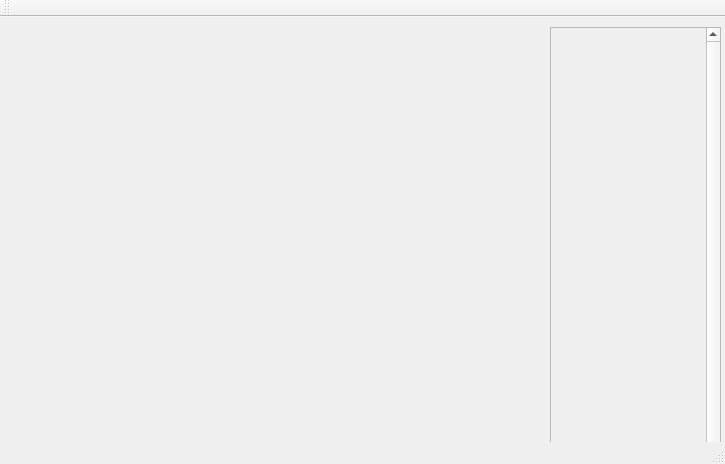
<?xml version="1.0" encoding="UTF-8"?>
<ui version="4.0">
 <class>Drag_Drop</class>
 <widget class="QMainWindow" name="Drag_Drop">
  <property name="geometry">
   <rect>
    <x>0</x>
    <y>0</y>
    <width>725</width>
    <height>464</height>
   </rect>
  </property>
  <property name="windowTitle">
   <string>Drag_Drop</string>
  </property>
  <widget class="QWidget" name="centralWidget">
   <widget class="QScrollArea" name="scrollArea">
    <property name="enabled">
     <bool>true</bool>
    </property>
    <property name="geometry">
     <rect>
      <x>550</x>
      <y>10</y>
      <width>171</width>
      <height>661</height>
     </rect>
    </property>
    <property name="mouseTracking">
     <bool>true</bool>
    </property>
    <property name="autoFillBackground">
     <bool>true</bool>
    </property>
    <property name="styleSheet">
     <string notr="true">color: qlineargradient(spread:pad, x1:0, y1:0, x2:1, y2:0, stop:0 rgba(0, 0, 0, 255), stop:1 rgba(255, 255, 255, 255));</string>
    </property>
    <property name="verticalScrollBarPolicy">
     <enum>Qt::ScrollBarAlwaysOn</enum>
    </property>
    <property name="sizeAdjustPolicy">
     <enum>QAbstractScrollArea::AdjustToContentsOnFirstShow</enum>
    </property>
    <property name="widgetResizable">
     <bool>true</bool>
    </property>
    <widget class="QWidget" name="scrollAreaWidgetContents_2">
     <property name="geometry">
      <rect>
       <x>0</x>
       <y>0</y>
       <width>155</width>
       <height>659</height>
      </rect>
     </property>
     <widget class="QLabel" name="label">
      <property name="geometry">
       <rect>
        <x>30</x>
        <y>10</y>
        <width>101</width>
        <height>121</height>
       </rect>
      </property>
      <property name="styleSheet">
       <string notr="true">image: url(:/images/1.jpg);</string>
      </property>
      <property name="text">
       <string/>
      </property>
     </widget>
     <widget class="QLabel" name="label_2">
      <property name="geometry">
       <rect>
        <x>20</x>
        <y>130</y>
        <width>121</width>
        <height>181</height>
       </rect>
      </property>
      <property name="styleSheet">
       <string notr="true">image: url(:/images/2.jpg);</string>
      </property>
      <property name="text">
       <string/>
      </property>
     </widget>
     <widget class="QLabel" name="label_3">
      <property name="geometry">
       <rect>
        <x>30</x>
        <y>310</y>
        <width>111</width>
        <height>161</height>
       </rect>
      </property>
      <property name="styleSheet">
       <string notr="true">image: url(:/images/3.jpg);</string>
      </property>
      <property name="text">
       <string/>
      </property>
     </widget>
     <widget class="QLabel" name="label_4">
      <property name="geometry">
       <rect>
        <x>30</x>
        <y>480</y>
        <width>101</width>
        <height>141</height>
       </rect>
      </property>
      <property name="styleSheet">
       <string notr="true">image: url(:/images/4.jpg);</string>
      </property>
      <property name="text">
       <string/>
      </property>
     </widget>
     <zorder>label</zorder>
     <zorder>label_3</zorder>
     <zorder>label_4</zorder>
     <zorder>label_2</zorder>
    </widget>
   </widget>
   <zorder>scrollArea</zorder>
   <zorder>label</zorder>
  </widget>
  <widget class="QMenuBar" name="menuBar">
   <property name="geometry">
    <rect>
     <x>0</x>
     <y>0</y>
     <width>725</width>
     <height>20</height>
    </rect>
   </property>
  </widget>
  <widget class="QToolBar" name="mainToolBar">
   <attribute name="toolBarArea">
    <enum>TopToolBarArea</enum>
   </attribute>
   <attribute name="toolBarBreak">
    <bool>false</bool>
   </attribute>
  </widget>
  <widget class="QStatusBar" name="statusBar"/>
 </widget>
 <layoutdefault spacing="6" margin="11"/>
 <resources/>
 <connections/>
</ui>
